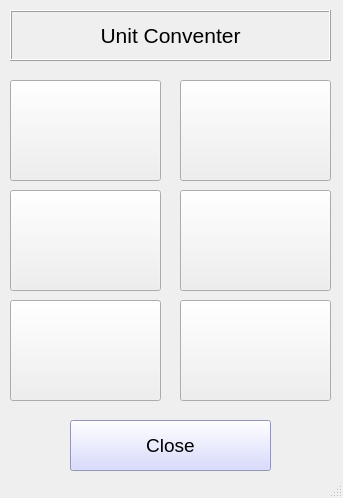
<?xml version="1.0" encoding="UTF-8"?>
<ui version="4.0">
 <class>Source_window</class>
 <widget class="QMainWindow" name="Source_window">
  <property name="geometry">
   <rect>
    <x>0</x>
    <y>0</y>
    <width>343</width>
    <height>498</height>
   </rect>
  </property>
  <property name="windowTitle">
   <string>MainWindow</string>
  </property>
  <widget class="QWidget" name="centralwidget">
   <widget class="QLabel" name="head_label">
    <property name="geometry">
     <rect>
      <x>10</x>
      <y>10</y>
      <width>321</width>
      <height>51</height>
     </rect>
    </property>
    <property name="font">
     <font>
      <pointsize>16</pointsize>
     </font>
    </property>
    <property name="frameShape">
     <enum>QFrame::Box</enum>
    </property>
    <property name="frameShadow">
     <enum>QFrame::Raised</enum>
    </property>
    <property name="text">
     <string>Unit Conventer</string>
    </property>
    <property name="alignment">
     <set>Qt::AlignCenter</set>
    </property>
   </widget>
   <widget class="QPushButton" name="len_button">
    <property name="geometry">
     <rect>
      <x>10</x>
      <y>80</y>
      <width>151</width>
      <height>101</height>
     </rect>
    </property>
    <property name="font">
     <font>
      <pointsize>14</pointsize>
     </font>
    </property>
    <property name="text">
     <string/>
    </property>
    <property name="icon">
     <iconset>
      <normaloff>len.jpg</normaloff>len.jpg</iconset>
    </property>
    <property name="iconSize">
     <size>
      <width>135</width>
      <height>135</height>
     </size>
    </property>
   </widget>
   <widget class="QPushButton" name="temp_button">
    <property name="geometry">
     <rect>
      <x>180</x>
      <y>80</y>
      <width>151</width>
      <height>101</height>
     </rect>
    </property>
    <property name="font">
     <font>
      <pointsize>14</pointsize>
     </font>
    </property>
    <property name="text">
     <string/>
    </property>
    <property name="icon">
     <iconset>
      <normaloff>temp.jpg</normaloff>temp.jpg</iconset>
    </property>
    <property name="iconSize">
     <size>
      <width>105</width>
      <height>105</height>
     </size>
    </property>
   </widget>
   <widget class="QPushButton" name="area_button">
    <property name="geometry">
     <rect>
      <x>10</x>
      <y>190</y>
      <width>151</width>
      <height>101</height>
     </rect>
    </property>
    <property name="font">
     <font>
      <pointsize>14</pointsize>
     </font>
    </property>
    <property name="text">
     <string/>
    </property>
    <property name="icon">
     <iconset>
      <normaloff>area.jpg</normaloff>area.jpg</iconset>
    </property>
    <property name="iconSize">
     <size>
      <width>90</width>
      <height>90</height>
     </size>
    </property>
   </widget>
   <widget class="QPushButton" name="vol_button">
    <property name="geometry">
     <rect>
      <x>180</x>
      <y>190</y>
      <width>151</width>
      <height>101</height>
     </rect>
    </property>
    <property name="font">
     <font>
      <pointsize>14</pointsize>
     </font>
    </property>
    <property name="text">
     <string/>
    </property>
    <property name="icon">
     <iconset>
      <normaloff>volume.jpg</normaloff>volume.jpg</iconset>
    </property>
    <property name="iconSize">
     <size>
      <width>115</width>
      <height>115</height>
     </size>
    </property>
   </widget>
   <widget class="QPushButton" name="wei_button">
    <property name="geometry">
     <rect>
      <x>10</x>
      <y>300</y>
      <width>151</width>
      <height>101</height>
     </rect>
    </property>
    <property name="font">
     <font>
      <pointsize>14</pointsize>
     </font>
    </property>
    <property name="text">
     <string/>
    </property>
    <property name="icon">
     <iconset>
      <normaloff>weight.jpg</normaloff>weight.jpg</iconset>
    </property>
    <property name="iconSize">
     <size>
      <width>115</width>
      <height>115</height>
     </size>
    </property>
   </widget>
   <widget class="QPushButton" name="time_button">
    <property name="geometry">
     <rect>
      <x>180</x>
      <y>300</y>
      <width>151</width>
      <height>101</height>
     </rect>
    </property>
    <property name="font">
     <font>
      <pointsize>14</pointsize>
     </font>
    </property>
    <property name="text">
     <string/>
    </property>
    <property name="icon">
     <iconset>
      <normaloff>time.jpg</normaloff>time.jpg</iconset>
    </property>
    <property name="iconSize">
     <size>
      <width>130</width>
      <height>130</height>
     </size>
    </property>
   </widget>
   <widget class="QPushButton" name="close_button">
    <property name="geometry">
     <rect>
      <x>70</x>
      <y>420</y>
      <width>201</width>
      <height>51</height>
     </rect>
    </property>
    <property name="font">
     <font>
      <pointsize>14</pointsize>
     </font>
    </property>
    <property name="styleSheet">
     <string notr="true">background-color: rgb(205, 208, 255);</string>
    </property>
    <property name="text">
     <string>Close</string>
    </property>
   </widget>
  </widget>
  <widget class="QStatusBar" name="statusbar"/>
 </widget>
 <resources/>
 <connections/>
</ui>
